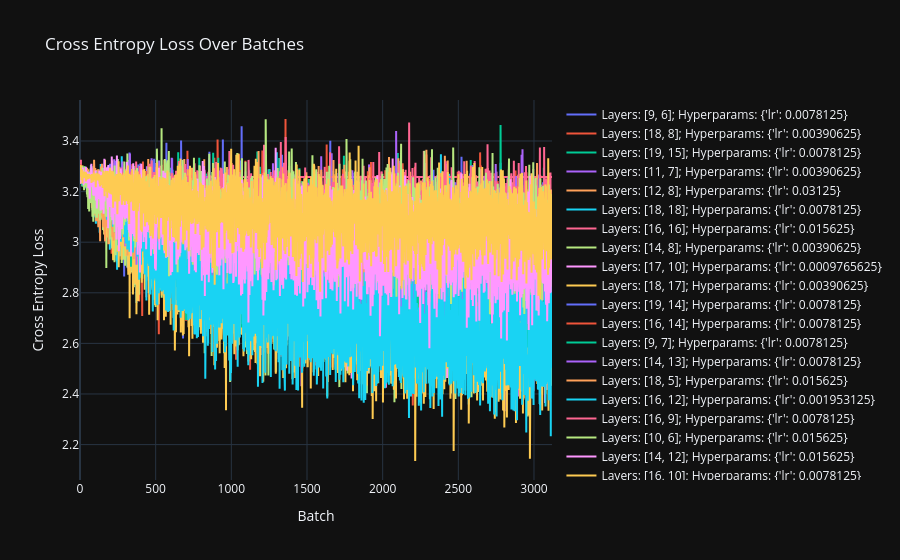

The cell this chart's notebook holds for it:
### Code cell
visualise_losses()

### Figure 1 — Plotly figure (JSON) as saved in the notebook; plotly's stock layout.template omitted (floating-point values rounded to 4 significant figures; data arrays with more than 128 entries replaced by an {"elided": "..."} marker saying what was removed)
{"data": [{"mode": "lines", "name": "Layers: [9, 6]; Hyperparams: {'lr': 0.0078125}", "type": "scatter", "x": {"elided": "3120 int values"}, "y": {"elided": "3120 float values"}}, {"mode": "lines", "name": "Layers: [18, 8]; Hyperparams: {'lr': 0.00390625}", "type": "scatter", "x": {"elided": "3120 int values"}, "y": {"elided": "3120 float values"}}, {"mode": "lines", "name": "Layers: [19, 15]; Hyperparams: {'lr': 0.0078125}", "type": "scatter", "x": {"elided": "3120 int values"}, "y": {"elided": "3120 float values"}}, {"mode": "lines", "name": "Layers: [11, 7]; Hyperparams: {'lr': 0.00390625}", "type": "scatter", "x": {"elided": "3120 int values"}, "y": {"elided": "3120 float values"}}, {"mode": "lines", "name": "Layers: [12, 8]; Hyperparams: {'lr': 0.03125}", "type": "scatter", "x": {"elided": "3120 int values"}, "y": {"elided": "3120 float values"}}, {"mode": "lines", "name": "Layers: [18, 18]; Hyperparams: {'lr': 0.0078125}", "type": "scatter", "x": {"elided": "3120 int values"}, "y": {"elided": "3120 float values"}}, {"mode": "lines", "name": "Layers: [16, 16]; Hyperparams: {'lr': 0.015625}", "type": "scatter", "x": {"elided": "3120 int values"}, "y": {"elided": "3120 float values"}}, {"mode": "lines", "name": "Layers: [14, 8]; Hyperparams: {'lr': 0.00390625}", "type": "scatter", "x": {"elided": "3120 int values"}, "y": {"elided": "3120 float values"}}, {"mode": "lines", "name": "Layers: [17, 10]; Hyperparams: {'lr': 0.0009765625}", "type": "scatter", "x": {"elided": "3120 int values"}, "y": {"elided": "3120 float values"}}, {"mode": "lines", "name": "Layers: [18, 17]; Hyperparams: {'lr': 0.00390625}", "type": "scatter", "x": {"elided": "3120 int values"}, "y": {"elided": "3120 float values"}}, {"mode": "lines", "name": "Layers: [19, 14]; Hyperparams: {'lr': 0.0078125}", "type": "scatter", "x": {"elided": "3120 int values"}, "y": {"elided": "3120 float values"}}, {"mode": "lines", "name": "Layers: [16, 14]; Hyperparams: {'lr': 0.0078125}", "type": "scatter", "x": {"elided": "3120 int values"}, "y": {"elided": "3120 float values"}}, {"mode": "lines", "name": "Layers: [9, 7]; Hyperparams: {'lr': 0.0078125}", "type": "scatter", "x": {"elided": "3120 int values"}, "y": {"elided": "3120 float values"}}, {"mode": "lines", "name": "Layers: [14, 13]; Hyperparams: {'lr': 0.0078125}", "type": "scatter", "x": {"elided": "3120 int values"}, "y": {"elided": "3120 float values"}}, {"mode": "lines", "name": "Layers: [18, 5]; Hyperparams: {'lr': 0.015625}", "type": "scatter", "x": {"elided": "3120 int values"}, "y": {"elided": "3120 float values"}}, {"mode": "lines", "name": "Layers: [16, 12]; Hyperparams: {'lr': 0.001953125}", "type": "scatter", "x": {"elided": "3120 int values"}, "y": {"elided": "3120 float values"}}, {"mode": "lines", "name": "Layers: [16, 9]; Hyperparams: {'lr': 0.0078125}", "type": "scatter", "x": {"elided": "3120 int values"}, "y": {"elided": "3120 float values"}}, {"mode": "lines", "name": "Layers: [10, 6]; Hyperparams: {'lr': 0.015625}", "type": "scatter", "x": {"elided": "3120 int values"}, "y": {"elided": "3120 float values"}}, {"mode": "lines", "name": "Layers: [14, 12]; Hyperparams: {'lr': 0.015625}", "type": "scatter", "x": {"elided": "3120 int values"}, "y": {"elided": "3120 float values"}}, {"mode": "lines", "name": "Layers: [16, 10]; Hyperparams: {'lr': 0.0078125}", "type": "scatter", "x": {"elided": "3120 int values"}, "y": {"elided": "3120 float values"}}], "layout": {"hovermode": "x unified", "title": {"text": "Cross Entropy Loss Over Batches"}, "xaxis": {"title": {"text": "Batch"}}, "yaxis": {"title": {"text": "Cross Entropy Loss"}}}}
